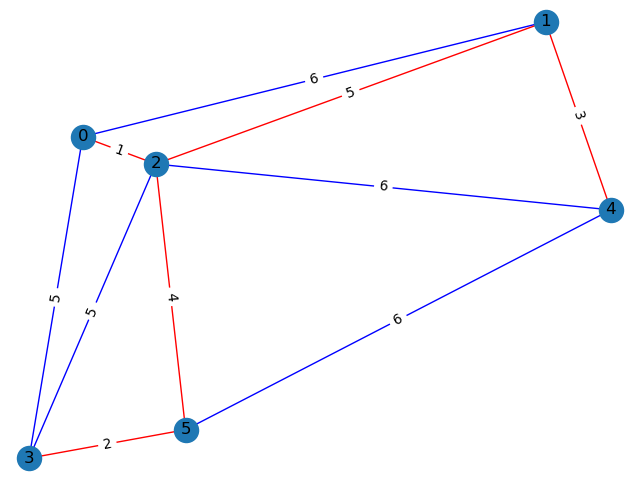

Write Python code to recreate this figure.
import networkx as nx
import matplotlib.pyplot as plt
from collections import defaultdict



class BrokenCircle:
    def __init__(self, graph) -> None:
        self.graph = graph

    def broken_circle(self):
        node_neighbors = defaultdict(set) # 节点和其邻居映射
        weight_edges = defaultdict(set) # 权重和边映射
        weights = []
        
        discard_edges = defaultdict(int) # 丢弃的边
        for (u, v, w) in self.graph:
            node_neighbors[u].add(v)
            node_neighbors[v].add(u)
            weights.append(w)
            weight_edges[w].add((u, v))
        weights.sort(reverse=True) # 权重逆序
        edges_visited = set() # 已经访问的边
        def bfs(start, end):
            '''广度优先搜索，判断start能否到达end（start和end是否连通）
            Parameters
            ----------
                start : int
                    开始节点
                end : int
                    结束节点
                    
            Returns
            -------
                bool
            '''
            queue = []
            nodes_visited = set()
            queue.append(start)
            while queue:
                cur = queue.pop(-1)
                nodes_visited.add(cur)
                if cur == end:
                    return True
                for cur_neighbor in node_neighbors[cur]:
                    if cur_neighbor not in nodes_visited:
                        queue.append(cur_neighbor)
            return False
                
        for w in weights:
            for edge in weight_edges[w]:
                if edge not in edges_visited:
                    u, v = edge[0], edge[1]
                    node_neighbors[u].remove(v)
                    node_neighbors[v].remove(u)
                    if bfs(u, v):
                        discard_edges[(u, v)] = w
                    else:
                        node_neighbors[u].add(v)
                        node_neighbors[v].add(u)    
                    edges_visited.add((u, v))
        return discard_edges
                        

def draw(G, color_edges):
    edges = list(G.edges)
    color_edges = set(color_edges)
    n = len(edges)
    edge_color = ['b'] * n

    for i in range(n):
        u, v = edges[i][0], edges[i][1]
        if (u, v) in color_edges or (v, u) in color_edges:
            edge_color[i] = 'r'
    
    # 边的长度和权重大小成正比
    pos = nx.kamada_kawai_layout(G)
    nx.draw(G, pos, with_labels=True, edge_color=edge_color)
    edge_labels = nx.get_edge_attributes(G, 'weight')
    nx.draw_networkx_edge_labels(G, pos, edge_labels=edge_labels)
    plt.savefig("broken_circle.png", format="PNG")
    plt.show()

def main():
    graph = [(0, 1, 6), (0, 2, 1), (0, 3, 5), (1, 2, 5), (1, 4, 3), (2, 3, 5), (2, 4, 6), (2, 5, 4), (3, 5, 2), (4, 5, 6)]
    G = nx.Graph()
    G.add_weighted_edges_from(graph)
    discard_edges = BrokenCircle(graph).broken_circle()
    mst_edges = defaultdict(int)
    for (u, v, w) in graph:
        if discard_edges[(u, v)] == w:
            continue
        else:
            mst_edges[(u, v)] = w
    print('{} | {}'.format(mst_edges, sum(mst_edges.values())))
    draw(G, list(mst_edges.keys()))

if __name__ == '__main__':
    main()